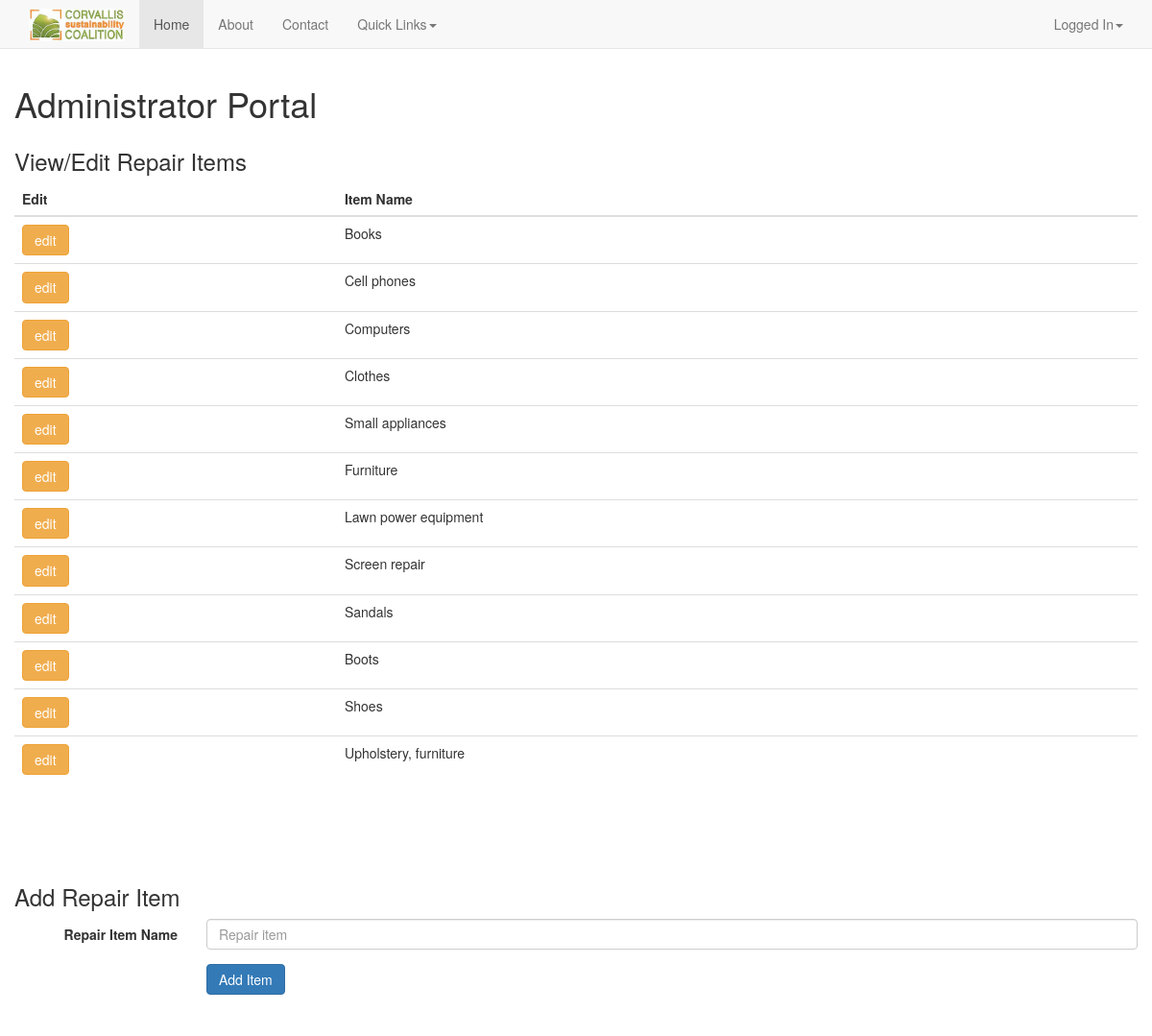
Page /.wmi/repairItems.php on the committed database.
### tables this page shows
CREATE TABLE item (
id INT(11) NOT NULL AUTO_INCREMENT PRIMARY KEY,
name VARCHAR(255) UNIQUE NOT NULL,
url VARCHAR(255) DEFAULT NULL
);

### .wmi/repairItems.php (the view, shortened to what this page needs)
<?php
$mysqli = new mysqli('oniddb.cws.oregonstate.edu', 'watsokel-db', $dbpass, 'watsokel-db');
?>
<!DOCTYPE html>
<html lang="en">
<head>
  <link href="css/bootstrap.css" rel="stylesheet">
  <link href="css/navbar-fixed-top.css" rel="stylesheet">
  <link href="css/toast.css" rel="stylesheet">
</head>
<body>
<nav class="navbar navbar-default navbar-fixed-top">
  <div class="container">
    <div class="navbar-header">
      <a class="navbar-brand pull-left" href="#"><img src="images/cscLogo.jpg" style="max-width:100px; margin-top: -7px;"></a>
    </div>
    <div id="navbar" class="navbar-collapse collapse">
      <ul class="nav navbar-nav">
        <li class="active"><a href="#">Home</a></li>
        <li><a href="#about">About</a></li>
        <li><a href="#contact">Contact</a></li>
        <li class="dropdown">
          <a href="#" class="dropdown-toggle" data-toggle="dropdown" role="button" aria-haspopup="true" aria-expanded="false">Quick Links<span class="caret"></span></a>
        </li>
      </ul>
      <ul class="nav navbar-nav navbar-right">
        <li class="dropdown">
          <a href="#" class="dropdown-toggle" data-toggle="dropdown" role="button" aria-haspopup="true" aria-expanded="false">Logged In<span class="caret"></span></a>
        </li>
      </ul>
    </div>
  </div>
</nav>
<div class="container">
  <div class="row">
    <h1>Administrator Portal</h1>
  </div>
  <div class="row">
    <h3>View/Edit Repair Items</h3>
    <div class="table-responsive">
      <table class="table">
        <thead>
            <tr>
              <th>Edit</th>
              <th>Item Name</th>
            </tr>
          </thead>
          <tbody>
            <?php
            if (!($stmt = $mysqli->prepare(
              "SELECT DISTINCT i.id, i.name FROM item i
              INNER JOIN business_category_item bci ON bci.iid=i.id
              INNER JOIN category c ON c.id=bci.cid
              WHERE c.id=16"))) {
              echo "Prepare failed: (" . $mysqli->errno . ") " . $mysqli->error;
            }
            if (!$stmt->execute()) {
              echo "Execute failed: (" . $stmt->errno . ") " . $stmt->error;
            }
            if(!$stmt->bind_result($iID, $iN)){
              echo "Bind failed: "  . $mysqli->connect_errno . " " . $mysqlii->connect_error;
            }
            while($stmt->fetch()){
              echo
              "<tr><form action=\"http://web.engr.oregonstate.edu/~watsokel/crrd/wmi/repairitems.php#edit\" method=\"post\">
              <td><input class=\"btn btn-warning\" type=\"submit\" value=\"edit\"><input type=\"hidden\" name=\"repair-item-id\" value=\"".$iID."\"></td>
              <td>".$iN."<input type=\"hidden\" name=\"repair-item-name\" value=\"".$iN."\"></td>
              <input type=\"hidden\" name=\"user-action\" value=\"edit-item\"></form></tr>";
            }
            ?>
          </tbody>
      </table>
    </div>
  </div>
  <div class="row">
    <h3 style="padding-top: 70px;">Add Repair Item</h3>
    <form class="form-horizontal" action="/">
      <div class="form-group">
      <label for="iName" class="col-sm-2 control-label">Repair Item Name</label>
      <div class="col-sm-10">
        <input type="text" class="form-control" id="iName" placeholder="Repair item">
      </div>
      </div>
      <div class="form-group">
        <div class="col-sm-offset-2 col-sm-10">
          <button type="submit" class="btn btn-primary" onclick="manageRepairItem('add'); return false;">Add Item</button>
        </div>
      </div>
    </form>
  </div>
</div>
</body>
</html>

### .wmi/css/navbar-fixed-top.css (style rules this page uses)
body { min-height: 2000px; padding-top: 70px; }

### rows in the picture
item: name "Books"
item: name "Cell phones"
item: name "Computers"
item: name "Clothes"
item: name "Small appliances"
item: name "Furniture"
item: name "Lawn power equipment"
item: name "Screen repair"
item: name "Sandals"
item: name "Boots"
item: name "Shoes"
item: name "Upholstery, furniture"
